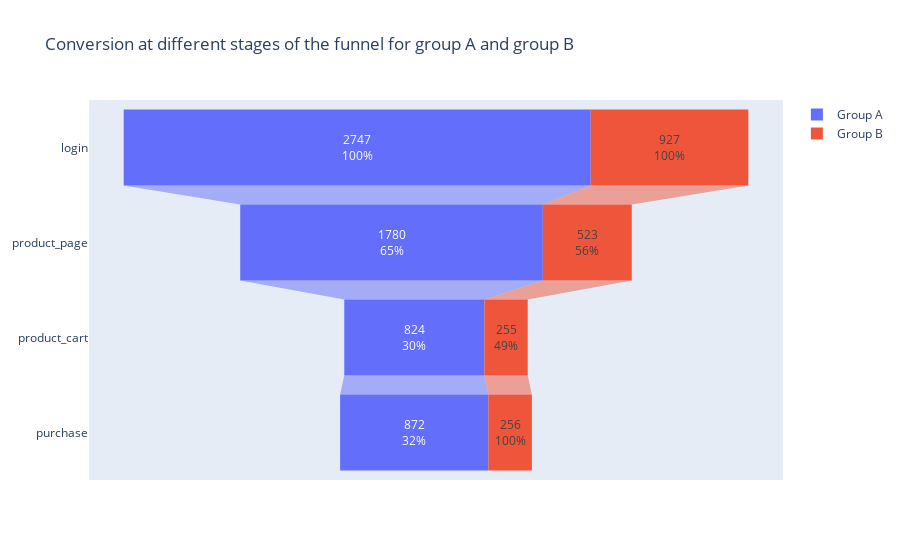

The cell this chart's notebook holds for it:
### Code cell
fig = go.Figure()

fig.add_trace(go.Funnel(
    name = 'Group A',
    y = ["login", "product_page", "product_cart", "purchase"],
    x = [2747, 1780, 824, 872],
    textinfo = "value+percent initial"))

fig.add_trace(go.Funnel(
    name = 'Group B',
    orientation = "h",
    y = ["login", "product_page", "product_cart", "purchase"],
    x = [927, 523, 255, 256],
    textposition = "inside",
    textinfo = "value+percent previous"))

fig.update_layout(title_text="Conversion at different stages of the funnel for group A and group B")

fig.show()

### Figure 1 — Plotly figure (JSON) as saved in the notebook; plotly's stock layout.template omitted (floating-point values rounded to 4 significant figures)
{"data": [{"name": "Group A", "textinfo": "value+percent initial", "type": "funnel", "x": [2747, 1780, 824, 872], "y": ["login", "product_page", "product_cart", "purchase"]}, {"name": "Group B", "orientation": "h", "textinfo": "value+percent previous", "textposition": "inside", "type": "funnel", "x": [927, 523, 255, 256], "y": ["login", "product_page", "product_cart", "purchase"]}], "layout": {"title": {"text": "Conversion at different stages of the funnel for group A and group B"}}}
